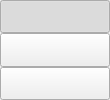
           <widget class="QFrame" name="leftFrame">
            <property name="sizePolicy">
             <sizepolicy hsizetype="Minimum" vsizetype="Preferred">
              <horstretch>0</horstretch>
              <verstretch>0</verstretch>
             </sizepolicy>
            </property>
            <property name="minimumSize">
             <size>
              <width>110</width>
              <height>0</height>
             </size>
            </property>
            <property name="maximumSize">
             <size>
              <width>110</width>
              <height>16777215</height>
             </size>
            </property>
            <property name="autoFillBackground">
             <bool>false</bool>
            </property>
            <property name="styleSheet">
             <string notr="true"/>
            </property>
            <property name="frameShadow">
             <enum>QFrame::Raised</enum>
            </property>
            <layout class="QVBoxLayout" name="vbox5">
             <property name="spacing">
              <number>0</number>
             </property>
             <property name="leftMargin">
              <number>0</number>
             </property>
             <property name="topMargin">
              <number>0</number>
             </property>
             <property name="rightMargin">
              <number>0</number>
             </property>
             <property name="bottomMargin">
              <number>0</number>
             </property>
             <item>
              <widget class="QPushButton" name="btnPageChat">
               <property name="maximumSize">
                <size>
                 <width>16777215</width>
                 <height>100</height>
                </size>
               </property>
               <property name="styleSheet">
                <string notr="true">image: url(:/images/images/img/server.png);</string>
               </property>
               <property name="text">
                <string/>
               </property>
               <property name="checkable">
                <bool>true</bool>
               </property>
               <property name="checked">
                <bool>true</bool>
               </property>
              </widget>
             </item>
             <item>
              <widget class="QPushButton" name="btnPage2">
               <property name="maximumSize">
                <size>
                 <width>16777215</width>
                 <height>100</height>
                </size>
               </property>
               <property name="styleSheet">
                <string notr="true">image: url(:/images/images/img/x.webp);</string>
               </property>
               <property name="text">
                <string/>
               </property>
               <property name="checkable">
                <bool>true</bool>
               </property>
               <property name="checked">
                <bool>false</bool>
               </property>
              </widget>
             </item>
             <item>
              <widget class="QPushButton" name="btnPage3">
               <property name="maximumSize">
                <size>
                 <width>16777215</width>
                 <height>100</height>
                </size>
               </property>
               <property name="styleSheet">
                <string notr="true">image: url(:/images/images/img/x.webp);</string>
               </property>
               <property name="text">
                <string/>
               </property>
               <property name="checkable">
                <bool>true</bool>
               </property>
               <property name="checked">
                <bool>false</bool>
               </property>
              </widget>
             </item>
            </layout>
           </widget>
